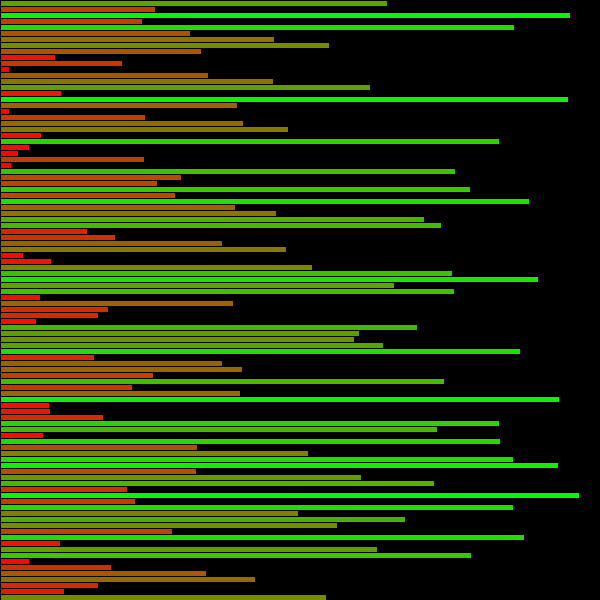
Frame 1 (no input)
Frame 60 (the mouse pressed at the canvas centre just before this capture): identical to frame 1, image omitted
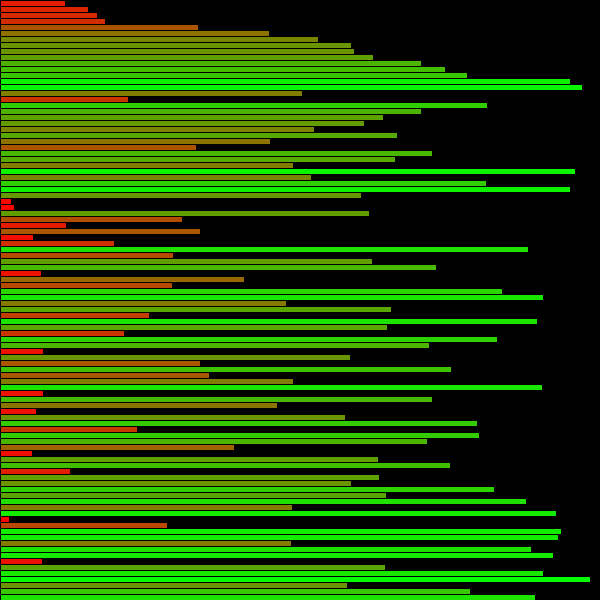
Frame 120 (the mouse held since frame 60 and released just before this capture)

The Processing sketch that drew these frames (run headless with seeded random() and noise(); from frame 60 on, the mouse is pressed at the canvas centre):

// Processing sketch: sorter
// ── sorter.pde
int[] data;
int j, i, value;
boolean sorting;
boolean inserting;
void setup() {
  size(600, 600);
  data =  new int[100];
  for (int n = 0; n < data.length; n++) {
    data[n] = (int) random(width);
  }
}

void draw() {
  background(0);
  float h = (float)height / data.length;
  float y = 0;
  color smallC = color(255, 0, 0);
  color bigC = color(0, 255, 0);
  for (int n = 0; n < data.length; n++) {
    float pct = data[n] / (float) width;
    fill(lerpColor(smallC, bigC, pct));
    rect(0, y, data[n], h);
    y += h;
  }
  if (sorting) {
    if (inserting) {
      if (value < data[i - 1] ) {
        data[i] = data[i-1];
        data[i - 1] = value;
        i -= 1;
        if (i == 0) {
          inserting = false;
        }
      } else {
        inserting = false;
      }
    } // if (inserting) {stuff(stuff1, stuff2);}
    else {
      j += 1;
      if (j < data.length) {
        value = data[j];
        i = j;
        inserting = true;
      } else {
        sorting = false;
        println("Done sorting, boss!");
      }
    }
  }
}


void sort() {
  for (int j = 1; j < data.length; j++) {
    int value = data[j];
    int i = j;
    while (i > 0 && value < data[i - 1]) {
      data[i] = data[i-1];
      data[i - 1] = value;
      i -= 1;
    }
  }
}

void mousePressed() {
  data =  new int[100];
  for (int n = 0; n < data.length; n++) {
    data[n] = (int) random(width);
  }
  sorting = true;
  inserting = false;
  j = 0;
}

void Newback() {
  background(random(1, 255), random(1, 255), random(1, 255));
}
